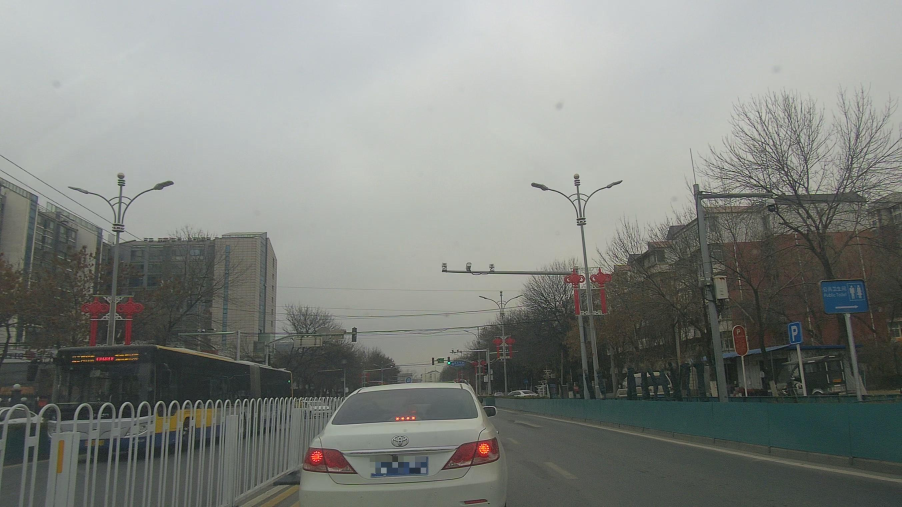
#> input picture train_images/00005.jpg, 2704 x 1520 px, found by its file name (shown at 1/3 size)
$ jupyter execute --allow-errors 'Visão_Clássica.ipynb'   (shell and % lines are left out)   (older library calls are emulated)
#> lines starting #> are read from the running program, lines starting #| are printed output that depends on the picture
[cell 1]
import numpy as np
import pandas as pd
import matplotlib.pyplot as plt
import json
import re
import random as rd
import torch
from torchvision import ops

import cv2
import os
import seaborn as sns

from ast import literal_eval
from google.colab.patches import cv2_imshow

from sklearn.metrics import classification_report, confusion_matrix
from sklearn.metrics import confusion_matrix, ConfusionMatrixDisplay

[cell 2]
# [43 lines left out: functions ord, make_rectangle, not called in this run]


# [5 lines of commented-out code are left out]

# paramentros

[cell 3]
# folga na area das anotações
space = 1
# HOG paramentros
cell_size = 8
cell_block = 2
hog_w_size = 64
hog_h_size = 80
# area do roi
w_param = 1.4
h_param = 1.4
iou_threshold = 0.5
# Hough
param = 1.5
min_dis = 20
val1 = 40
val2 = 20

# Donwload das Imagens

[cell 4]
img = cv2.imread('/content/drive/MyDrive/archive/train_dataset/train_images/00005.jpg')
#> img is the input picture: shape (1520, 2704, 3); mean B, G, R 127.9, 132.2, 128.9
display(img[...,::-1])
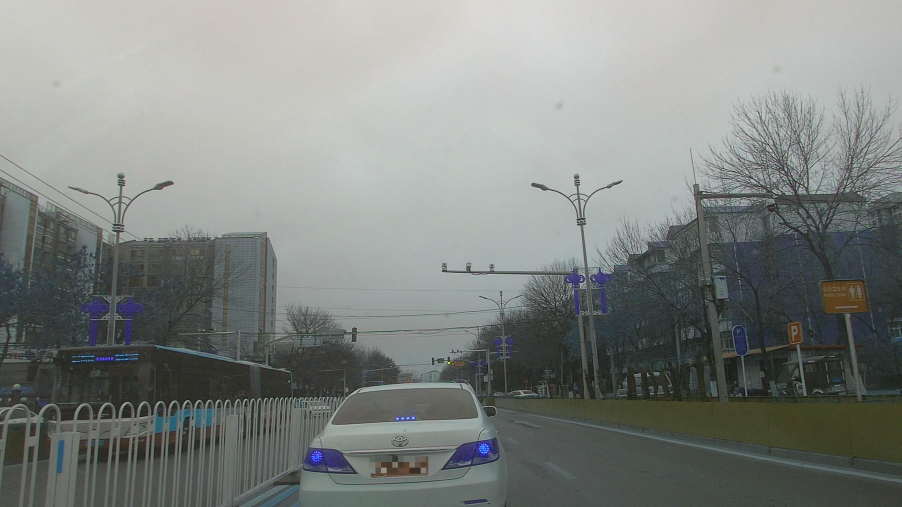
#> shown: shape (1520, 2704, 3) (shown at 1/3 size); mean B, G, R 128.9, 132.2, 127.9
plt.imshow(img[...,::-1])
plt.show()
print(img.shape)
#| (1520, 2704, 3)


$ run again, with test_images/00029.jpg copied over train_images/00005.jpg
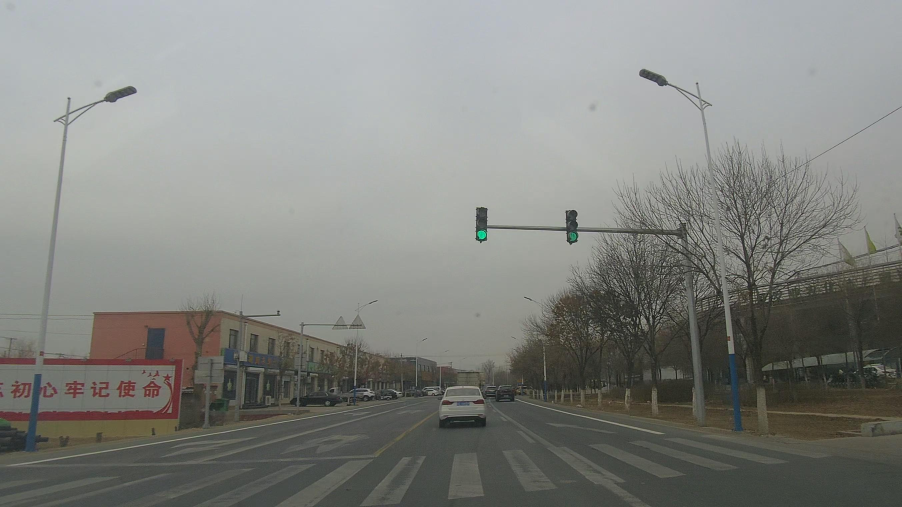
#> input picture test_images/00029.jpg, 2704 x 1520 px, found by its file name (shown at 1/3 size)
#> img is the input picture: shape (1520, 2704, 3); mean B, G, R 128.7, 132.8, 131.3
#> `display(img[...,::-1])`:
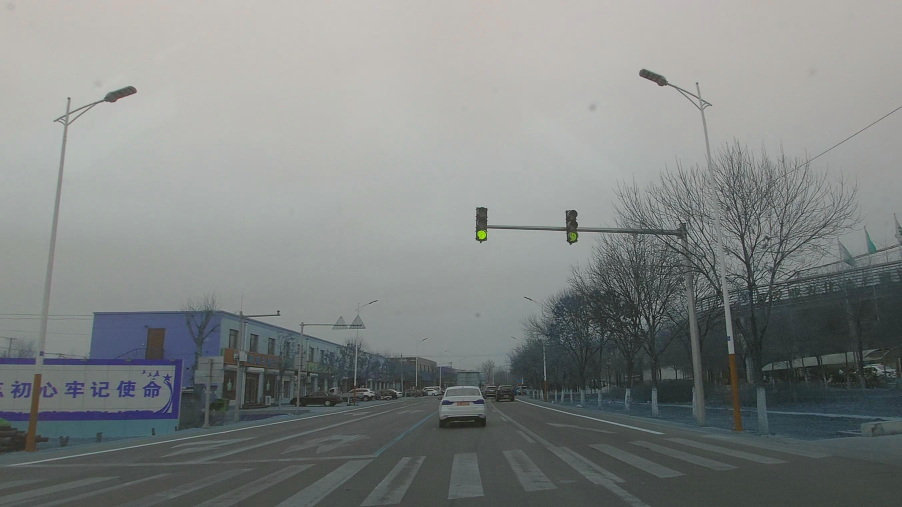
#> shown: shape (1520, 2704, 3) (shown at 1/3 size); mean B, G, R 131.3, 132.8, 128.7
#| (1520, 2704, 3)

$ run again, with test_images/02853.jpg copied over train_images/00005.jpg
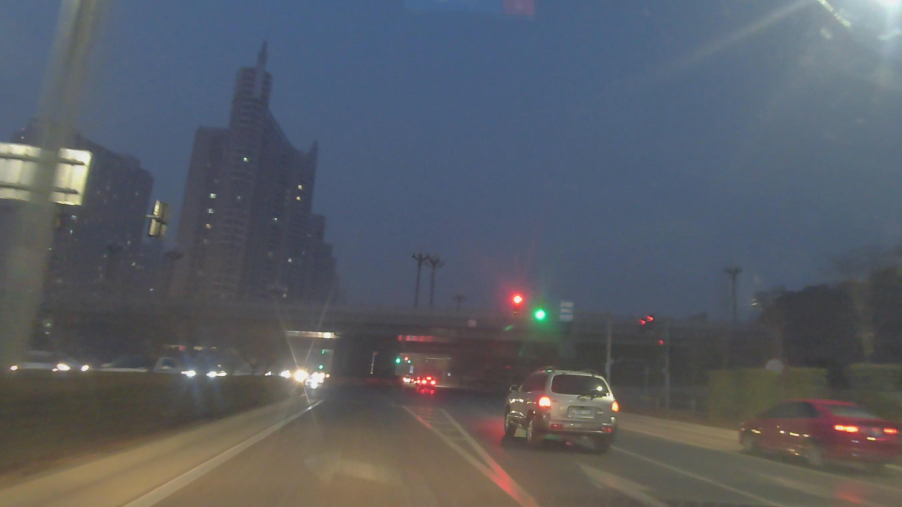
#> input picture test_images/02853.jpg, 2704 x 1520 px, found by its file name (shown at 1/3 size)
#> img is the input picture: shape (1520, 2704, 3); mean B, G, R 101.1, 93.4, 89.2
#> `display(img[...,::-1])`:
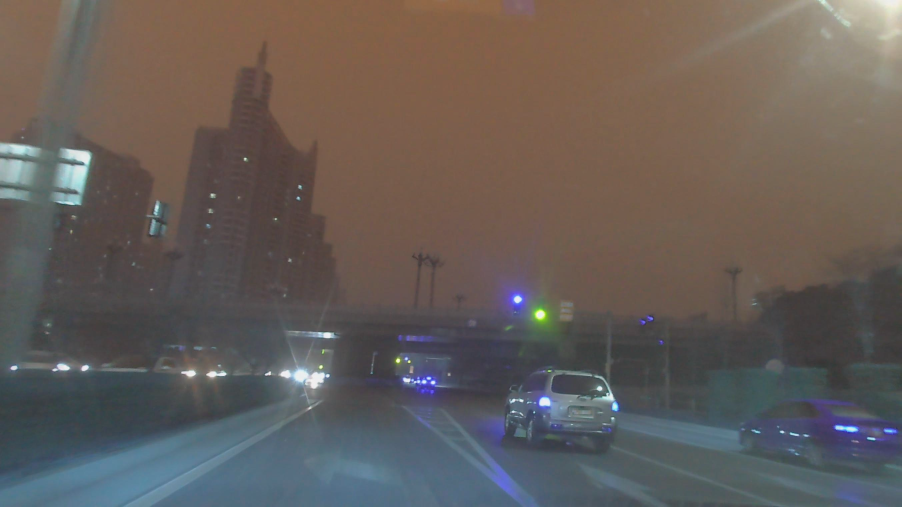
#> shown: shape (1520, 2704, 3) (shown at 1/3 size); mean B, G, R 89.2, 93.4, 101.1
#| (1520, 2704, 3)
